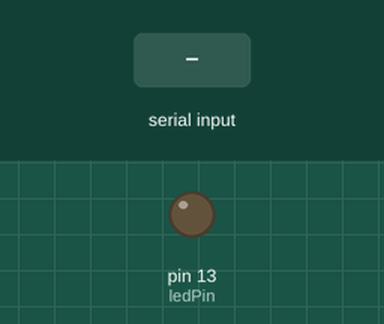
Recording of a sketch running on a simulated Arduino Uno, built with avr-gcc and run on an emulated ATmega328P. Parts: output pins drawn as LEDs (lit = HIGH). The inputs (shaded band) are chosen by the test bench.

Above: at 1.2 s.
1.3 s: "1" received over Serial
At 2.4 s:
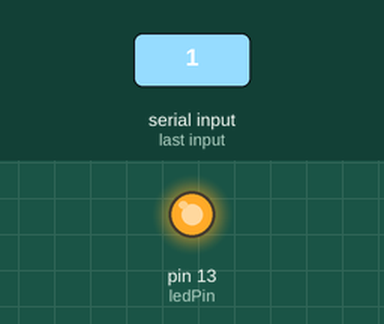
2.8 s: "0" received over Serial
At 3.5 s:
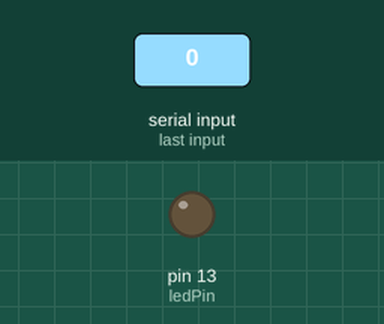
Timing chart, 0 to 5.8 s (numbered marks = the images above; inputs shaded):
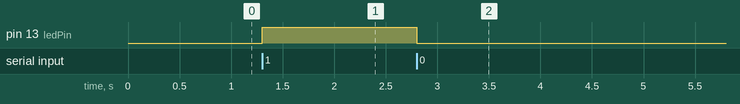

The sketch:

arduino-led_on_arduino.ino
```cpp
// Arduino IDE:
// File -> Examples -> 04.Communication -> PhysicalPixel

const int ledPin = 13; // pin the LED is attached to
int incomingByte;      // variable stores  serial data

void setup() {
  // initialize serial communication:
  Serial.begin(9600);
  // initialize the LED pin as an output:
  pinMode(ledPin, OUTPUT);
}

void loop() {
  // see if there's incoming serial data:
  if (Serial.available() > 0) {
    // read the oldest byte in the serial buffer:
    incomingByte = Serial.read();
    // if it's a capital H (ASCII 72), turn on the LED:
    if (incomingByte == '1') {
      digitalWrite(ledPin, HIGH);
    }
    // if it's an L (ASCII 76) turn off the LED:
    if (incomingByte == '0') {
      digitalWrite(ledPin, LOW);
    }
  }
}
```

Measured:
- after the input at 1.3 s, pin 13 (ledPin): LOW → HIGH at once
- after the input at 2.8 s, pin 13 (ledPin): HIGH → LOW at once
